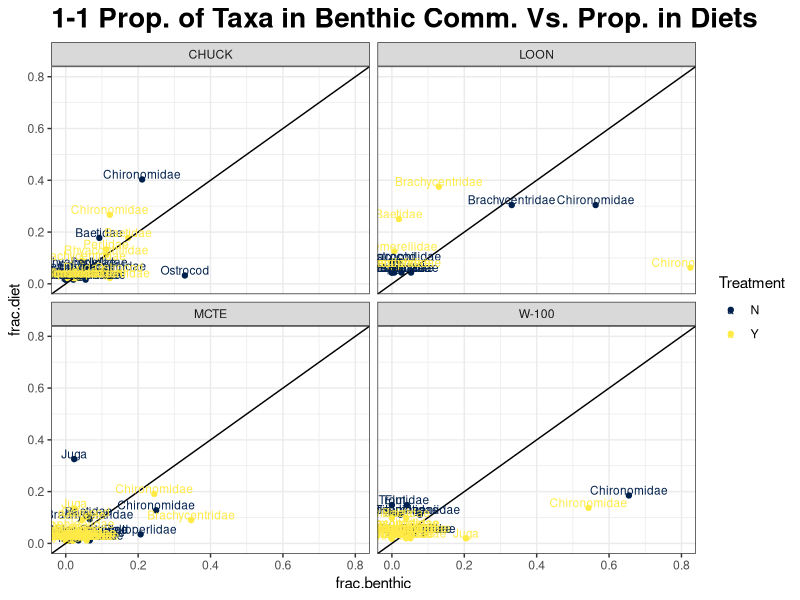
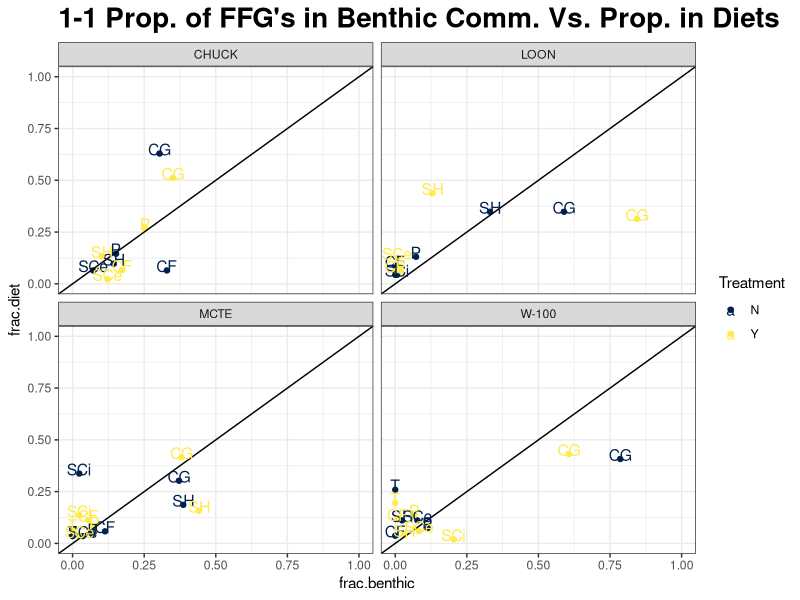
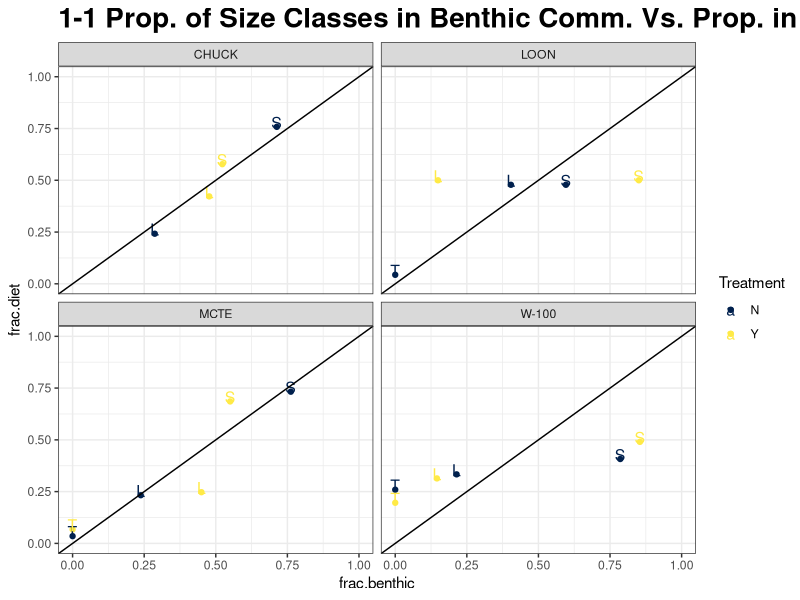
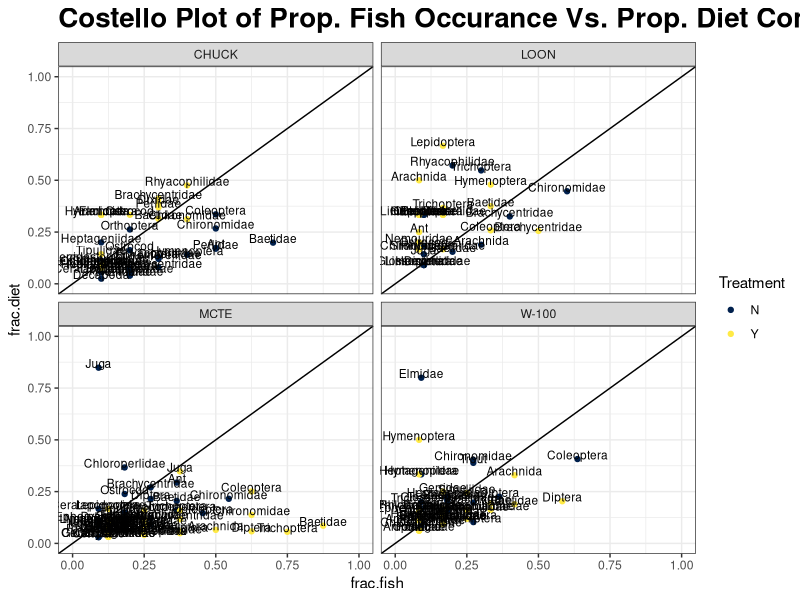
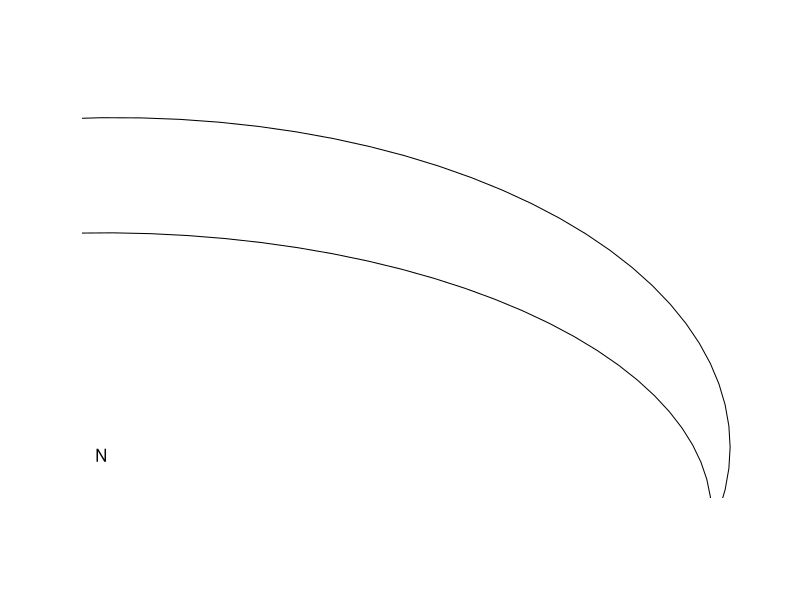
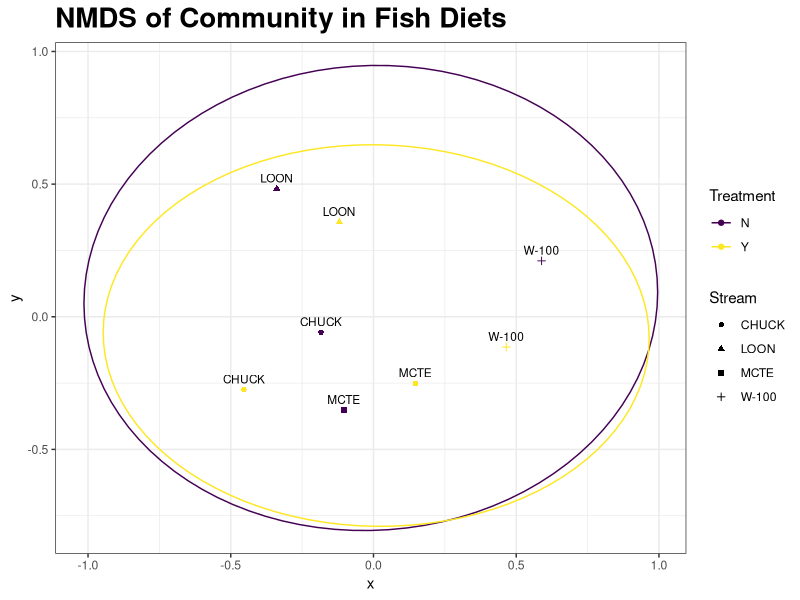

Reproduce these figures in R, in order.
## ---- chunk 1
knitr::opts_chunk$set(echo = TRUE)
## ---- chunk 2
# Load Required Packages
packages <- c("tidyverse", "vegan", "lubridate", "readxl")
lapply(packages, library, character.only = TRUE)
## ---- chunk 3
# import data
bugs <- readxl::read_xlsx("./Data/2017-18 bugs.xlsx", sheet = "Cleaned")
ffg <- readxl::read_xlsx("./Data/2017-18 bugs.xlsx", sheet = "FFG")
sizes <- readxl::read_xlsx("./Data/2017-18 bugs.xlsx", sheet = "Size")
Diets <- readxl::read_xlsx("./Data/2018 Diets.xlsx")

#Replace Ssp. in Taxon with Family
bugs$Taxon[bugs$Taxon == "Ssp."] <- bugs$Family[bugs$Taxon == "Ssp."]
## ---- chunk 4
#Calculations...
bugs$Density <- bugs$Count / bugs$PercentSub / .09

bugs$CollDate <- as.Date(bugs$CollDate, format = "%m/%d/%y") %>% year() %>% as.factor()

bugs.agg <- bugs %>%
  group_by(CollDate, Stream, Treatment, Taxon) %>%
  summarise_at(vars(Density), funs(sum)) %>% ungroup

bugs.agg$Density <- bugs.agg$Density / 3
## ---- chunk 5
# Spread and then gather to fill missing Taxons with 0's
bugs.agg <- spread(bugs.agg, key = "Taxon", value = "Density") %>% 
  mutate_if(is.numeric , replace_na, replace = 0) %>% 
  gather(key = "Taxon", value = "Density", "Ameletus":"Zapada")
## ---- chunk 6
# Create list of CollDate, Stream and Taxon
bugs.by.year <- bugs.agg %>% select(-c("Density", "Treatment")) %>% unique()

# Calculate Differences
bugs.by.year$Diff <- bugs.agg$Density[bugs.agg$Treatment == "Y"] -     
  bugs.agg$Density[bugs.agg$Treatment == "N"]
## ---- chunk 7
# Add FFG and Size Classes
bugs.by.year <- merge(bugs.by.year, sizes) %>% merge(., ffg)
bugs.agg <- merge(bugs.agg, sizes) %>% merge(., ffg)

# Filter for only 2018 benthic taxa to use with Diets
bugs18 <- filter(bugs.agg, CollDate == "2018")
## ---- chunk 8
# Fill missing family's with order
Diets$Family[is.na(Diets$Family)] <- Diets$Order[is.na(Diets$Family)]

# Merge diets, sizes and FFG's
Diets <- merge(Diets, sizes, by.x = "Family", by.y = "Taxon", all.x = TRUE) %>% 
  merge(., ffg, by.x = "Family", by.y = "Taxon", all.x = TRUE)

# Aggregate by rep
Diets.by.fish <- Diets %>% 
  group_by(Family, Stream, Treatment, Origin, FFG, Size, Rep) %>%
  summarise_at("Count", funs(sum)) %>% ungroup

# Aggregate by reach
Diets.reach <- Diets %>% 
  group_by(Family, Stream, Treatment, Origin, FFG, Size) %>%
  summarise_at("Count", funs(sum)) %>% ungroup
## ---- chunk 9
bugs.family <- bugs %>% 
  filter(CollDate == "2018") %>%
  select(-Taxon) %>% 
  group_by(Stream, Treatment, Family, CollDate) %>%
  summarise_at(vars(Density), funs(sum)) %>% ungroup

bugndiet <- merge(Diets.reach, bugs.family, all.x = TRUE, all.y = TRUE) %>% 
  filter(Origin == "A") %>%
  mutate_if(is.numeric, replace_na, replace = 0)
## ---- chunk 10
# Plot proportion of a taxon in the benthic community versus proporion of a taxon in the diet community

bugndiet %>% 
  group_by(Stream, Treatment, Family) %>% 
  summarise_if(is.numeric, funs(sum)) %>% 
  mutate(frac.diet = Count / sum(Count)) %>%
  mutate(frac.benthic = Density / sum(Density)) %>%
  
  ggplot(aes(x = frac.benthic, y = frac.diet, color = Treatment)) +
    geom_point() +
    geom_abline(slope = 1, intercept = 0) +
    coord_cartesian(ylim = c(0, .8), xlim = c(0, .8)) +
    geom_text(aes(x = frac.benthic, y = frac.diet, label = Family), size = 3, nudge_y = .02) +
    facet_wrap("Stream") +
    ggtitle("1-1 Prop. of Taxa in Benthic Comm. Vs. Prop. in Diets") +
    theme_bw() +
    theme(plot.title = element_text(size = 20, face = "bold")) +
    scale_color_viridis_d(option = "E")
## ---- chunk 11
# Plot proportion of a FFG in the benthic community versus proporion of a FFG in the diet community
bugndiet %>% 
  group_by(Stream, Treatment, FFG) %>% 
  summarise_if(is.numeric, funs(sum)) %>% 
  mutate(frac.diet = Count / sum(Count)) %>%
  mutate(frac.benthic = Density / sum(Density)) %>%
  mutate_if(is.character, replace_na, replace = "T") %>%

  ggplot(aes(x = frac.benthic, y = frac.diet, color = Treatment)) +
    geom_point() +
    geom_abline(slope = 1, intercept = 0) +
    coord_cartesian(ylim = c(0, 1), xlim = c(0, 1)) +
    geom_text(aes(x = frac.benthic, y = frac.diet, label = FFG), size = 4, nudge_y = .02) +
    facet_wrap("Stream") +
    ggtitle("1-1 Prop. of FFG's in Benthic Comm. Vs. Prop. in Diets") +
    theme_bw() +
    theme(plot.title = element_text(size = 20, face = "bold")) +
    scale_color_viridis_d(option = "E")
## ---- chunk 12
# Plot proportion of a size class in the benthic community versus proporion of a FFG in the diet community
bugndiet %>% 
  group_by(Stream, Treatment, Size) %>% 
  summarise_if(is.numeric, funs(sum)) %>% 
  mutate(frac.diet = Count / sum(Count)) %>%
  mutate(frac.benthic = Density / sum(Density)) %>%
  mutate_if(is.character, replace_na, replace = "T") %>%

  ggplot(aes(x = frac.benthic, y = frac.diet, color = Treatment)) +
    geom_point() +
    geom_text(aes(x = frac.benthic, y = frac.diet, label = Size), size = 4, nudge_y = .02) +
    geom_abline(slope = 1, intercept = 0) +
    coord_cartesian(ylim = c(0, 1), xlim = c(0, 1)) +
    facet_wrap("Stream") +
    ggtitle("1-1 Prop. of Size Classes in Benthic Comm. Vs. Prop. in Diets") +
    theme_bw() +
    theme(plot.title = element_text(size = 20, face = "bold")) +
    scale_color_viridis_d(option = "E")
## ---- chunk 13
Diets.fish <- Diets.by.fish %>% 
  group_by(Stream, Treatment, Rep) %>%
  mutate(frac.diet = Count / sum(Count))

Diets.fish <- Diets.fish %>% 
  group_by(Stream, Treatment, Family) %>%
  mutate(frac.fish = length(Family[Count > 0])) %>%
  group_by(Stream, Treatment) %>%
  mutate(frac.fish = frac.fish / max(Rep)) %>%
  group_by(Stream, Treatment, Family)

Diets.fish <- Diets.fish %>%
  summarise_at(vars(frac.fish, frac.diet), funs(mean))
## ---- chunk 14

ggplot(data = Diets.fish) +
  geom_point(mapping = aes(x = frac.fish, y = frac.diet, color = Treatment)) +
  geom_text(aes(x = frac.fish, y = frac.diet, label = Family), size = 3, nudge_y = .02) +
  geom_abline(slope = 1, intercept = 0) +
  coord_cartesian(ylim = c(0, 1), xlim = c(0, 1)) +
  facet_wrap("Stream") +
  ggtitle("Costello Plot of Prop. Fish Occurance Vs. Prop. Diet Community") +
  theme_bw() +
  theme(plot.title = element_text(size = 20, face = "bold")) +
  scale_color_viridis_d(option = "E")
## ---- chunk 15
# Spread data to get a taxon matrix, create factor of CollDate and Treatment
bugs.mds <- Diets.reach %>% 
  filter(Origin %in% c("A", "T")) %>%
  select(-c("FFG", "Size", "Origin")) %>%
  slice(-65) %>%
  spread(key = "Family", value = "Count") %>%
  mutate_if(is.numeric , replace_na, replace = 0) 
## ---- chunk 16
# Get grouping variables and taxon matrix
Enviro <- bugs.mds %>%
  select(Stream, Treatment) 

Density <- bugs.mds %>% 
  select("Amphizoidae":"Uenoidae")

grouping <- select(Enviro, Stream, Treatment)
## ---- chunk 17
#Get MDS for invert density
sol <- metaMDS(Density, distance = "bray", k = 2, trymax = 100)
## ---- chunk 18
#set up NMDS with dimensions of sol and env factors from "Enviro". 
NMDS <- data.frame(x = sol$points[, 1], y = sol$points[ ,2], 
                   Stream = select(grouping, Stream), 
                   Treatment = select(grouping, Treatment))
## ---- chunk 19
#Get mean x,y values 
NMDS.mean <- select(NMDS, x, y) %>% aggregate(grouping, mean)
## ---- chunk 20
#Load ellipse for NMDS
plot.new()
ord <- ordiellipse(sol, NMDS$Treatment, display = "sites", kind = "sd", conf = 0.95, label = TRUE)
dev.off()
## ---- chunk 21
# Fit the ellipse function to actual data
df_ell <- data.frame()
for(g in NMDS$Treatment){
  df_ell <- rbind(df_ell, cbind(as.data.frame(with(NMDS[NMDS$Treatment == g,],
                  vegan:::veganCovEllipse(ord[[g]]$cov, ord[[g]]$center, ord[[g]]$scale)))
                                ,Treatment = g))
}
## ---- chunk 22
ggplot(data = NMDS, aes(x, y, color = Treatment)) +
  geom_path(data = df_ell, aes(x = NMDS1, y = NMDS2)) +
  annotate("text", x = (NMDS$x), y = (NMDS$y) + .04, label = NMDS$Stream, size = 3) +
  geom_point(aes(shape = Stream)) +
  ggtitle("NMDS of Community in Fish Diets") +
  theme_bw() +
  theme(plot.title = element_text(size = 20, face = "bold")) +
  scale_color_viridis_d()
